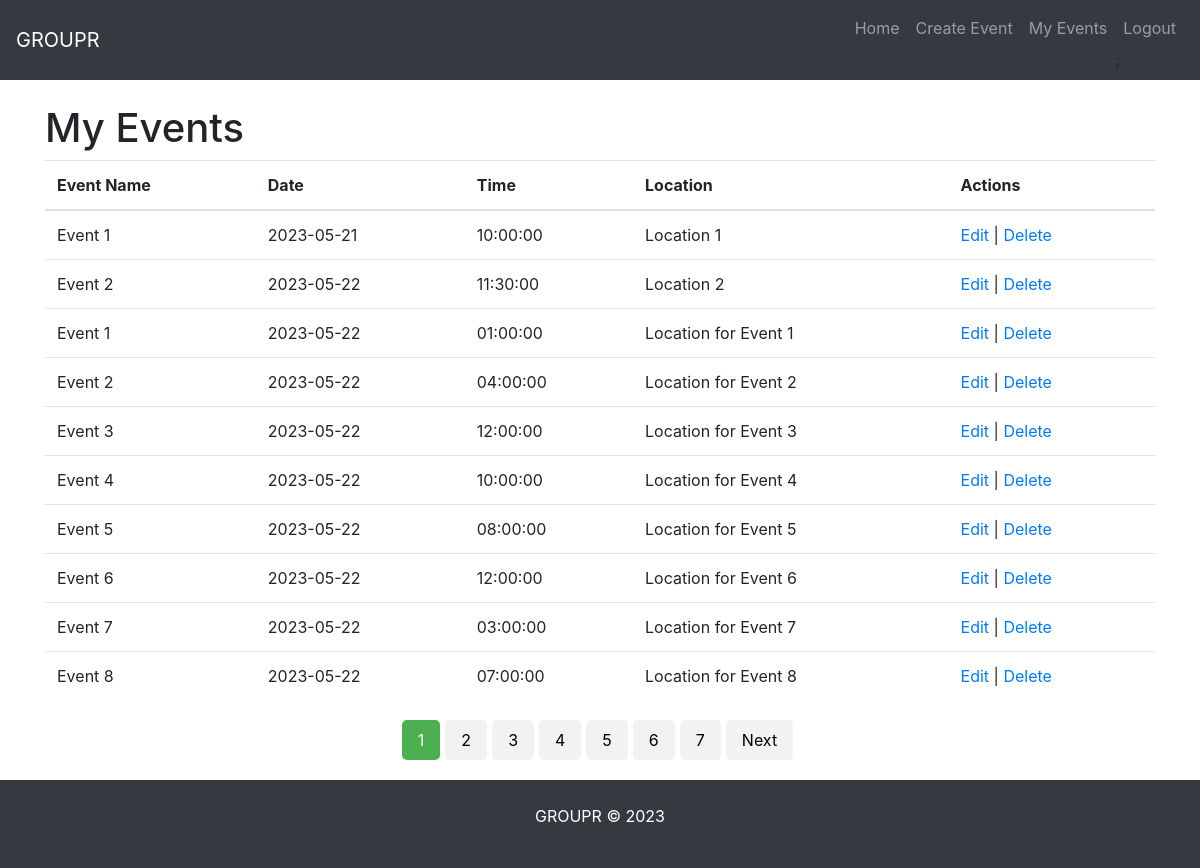
/myEvents.php (signed in), run on the app's committed database.
### tables this page shows
CREATE TABLE `events` (
  `event_id` int(11) NOT NULL,
  `user_id` int(11) DEFAULT NULL,
  `title` varchar(255) NOT NULL,
  `description` text DEFAULT NULL,
  `date` date DEFAULT NULL,
  `time` time DEFAULT NULL,
  `location` varchar(255) DEFAULT NULL,
  `created_at` timestamp NOT NULL DEFAULT current_timestamp(),
  `updated_at` timestamp NOT NULL DEFAULT current_timestamp() ON UPDATE current_timestamp()
);

### myEvents.php (the view, shortened to what this page needs)
<!DOCTYPE html>
<html lang="en">
<head>
  <link rel="stylesheet" href="https://stackpath.bootstrapcdn.com/bootstrap/4.5.0/css/bootstrap.min.css">
</head>
<body>
    <?php session_start(); include 'navbar.php'; ?>
    <div class="content container mt-4">
        <h1>My Events</h1>
        <?php
        $userId = $_SESSION['user_id'];
        $limit = 10;
        include'config.php';
        $countSql = "SELECT COUNT(*) AS total FROM events WHERE user_id = $userId";
        $countResult = $conn->query($countSql);
        $row = $countResult->fetch_assoc();
        $totalEvents = $row['total'];
        $totalPages = ceil($totalEvents / $limit);
        $currentPage = isset($_GET['page']) ? $_GET['page'] : 1;
        $offset = ($currentPage - 1) * $limit;
        $sql = "SELECT * FROM events WHERE user_id = $userId ORDER BY date LIMIT $limit OFFSET $offset";
        $result = $conn->query($sql);
        if ($result->num_rows > 0) {
            echo '<table class="table">
                    <thead>
                        <tr>
                            <th>Event Name</th>
                            <th>Date</th>
                            <th>Time</th>
                            <th>Location</th>
                            <th>Actions</th>
                        </tr>
                    </thead>
                    <tbody>';
            while ($row = $result->fetch_assoc()) {
                echo '<tr>
                        <td>' . $row["title"] . '</td>
                        <td>' . $row["date"] . '</td>
                        <td>' . $row["time"] . '</td>
                        <td>' . $row["location"] . '</td>
                        <td>
                            <a href="#" data-toggle="modal" data-target="#editModal' . $row["event_id"] . '">Edit</a> |
                            <a href="#" data-toggle="modal" data-target="#deleteModal' . $row["event_id"] . '">Delete</a>
                        </td>
                    </tr>';
            }
            echo '</tbody></table>';
            echo '<div class="pagination-container">';
            echo '<div class="pagination">';
            for ($i = 1; $i <= $totalPages; $i++) {
                if ($i == $currentPage) {
                    echo '<a href="?page=' . $i . '" class="active">' . $i . '</a>';
                } else {
                    echo '<a href="?page=' . $i . '">' . $i . '</a>';
                }
            }
            if ($currentPage < $totalPages) {
                echo '<a href="?page=' . ($currentPage + 1) . '">Next</a>';
            }
            echo '</div>';
            echo '</div>';
        } else {
            echo 'No events found.';
        }
        ?>
    </div>
    <div class="footer">
    </div>
</body>
</html>

### navbar.php (shortened to what this page needs)
<head>
</head>
<nav class="navbar navbar-expand-lg navbar-dark bg-dark">
    <a class="navbar-brand" href="#">GROUPR</a>
    <div class="collapse navbar-collapse" id="navbarNav">
        <?php
          if(isset($_SESSION['email'])){
            echo'<ul class="navbar-nav ml-auto">
              <li class="nav-item">
                <a class="nav-link" href="dashboard.php">Home</a>
              </li>
              <li class="nav-item">
                <a class="nav-link" href="#" id="create-event-link">Create Event</a>
              </li>
              <li class="nav-item">
                <a class="nav-link" href="myEvents.php">My Events</a>
              </li>
              <li class="nav-item">
                <a class="nav-link" href="logout.php">Logout</a>;
              </li>
            </ul>';
          }
        ?>
    </div>
  </nav>

### myEvents.php (style rules this page uses)
body { display: flex; flex-direction: column; min-height: 100vh; }
.content { flex: 1; }
footer { background-color: #343a40; color: white; padding: 20px; }
.pagination-container { display: flex; justify-content: center; margin-top: 20px; margin-bottom: 20px; }
.pagination { display: inline-block; }
.pagination a { display: inline-block; padding: 8px 16px; text-decoration: none; color: #000; background-color: #f2f2f2; border-radius: 5px; margin-right: 5px; }
.pagination a.active { background-color: #4CAF50; color: white; }

### data on the page
events: title "Event 1", date "2023-05-21", time "10:00:00", location "Location 1"
events: title "Event 2", date "2023-05-22", time "11:30:00", location "Location 2"
events: title "Event 1", date "2023-05-22", time "01:00:00", location "Location for Event 1"
events: title "Event 2", date "2023-05-22", time "04:00:00", location "Location for Event 2"
events: title "Event 3", date "2023-05-22", time "12:00:00", location "Location for Event 3"
events: title "Event 4", date "2023-05-22", time "10:00:00", location "Location for Event 4"
events: title "Event 5", date "2023-05-22", time "08:00:00", location "Location for Event 5"
events: title "Event 6", date "2023-05-22", time "12:00:00", location "Location for Event 6"
events: title "Event 7", date "2023-05-22", time "03:00:00", location "Location for Event 7"
events: title "Event 8", date "2023-05-22", time "07:00:00", location "Location for Event 8"
